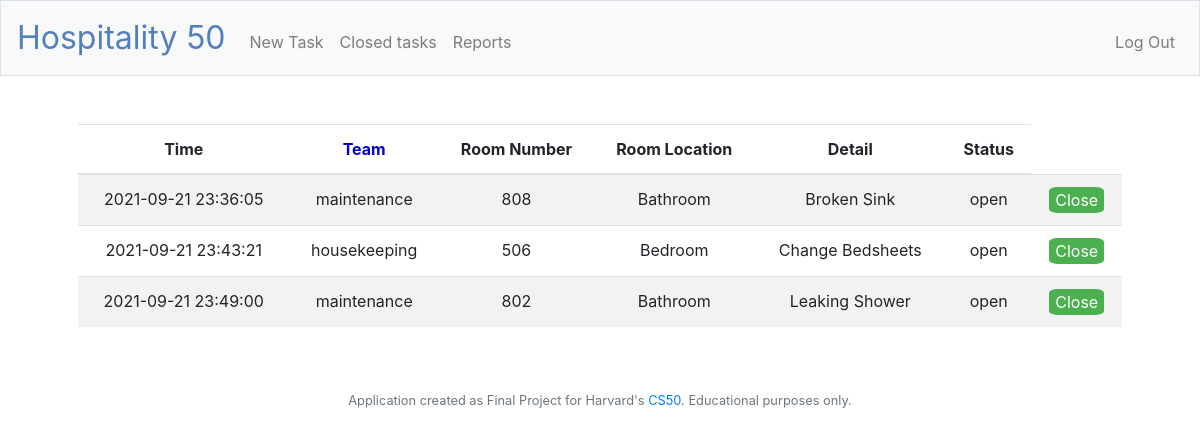
Screenshot of / (signed in) with the database file from the repository.
### tables this page shows
CREATE TABLE tasks (
id INTEGER NOT NULL PRIMARY KEY AUTOINCREMENT,
time TIMESTAMP DEFAULT CURRENT_TIMESTAMP, 
user_id INTEGER NOT NULL, 
team TEXT NOT NULL, 
room_number INTEGER NOT NULL, 
room_location TEXT NOT NULL, 
detail TEXT, 
status TEXT NOT NULL, 
FOREIGN KEY(user_id) REFERENCES users(id) );

### app.py (the view)
@app.route("/", methods=["GET", "POST"])
@login_required
def index():
    if request.method == "POST":
        task_id = request.form.get("value")
        db.execute("UPDATE tasks SET status = 'closed' WHERE id = ?", task_id)
    tasks = db.execute("SELECT id, time, team, room_number, room_location, detail, status FROM tasks WHERE status = ? ORDER BY time ASC", "open")
    return render_template("index.html", tasks=tasks)

### app.py (called while the page is built)
@app.after_request
def after_request(response):
    response.headers["Cache-Control"] = "no-cache, no-store, must-revalidate"
    response.headers["Expires"] = 0
    response.headers["Pragma"] = "no-cache"
    return response

### helpers.py (called while the page is built)
def login_required(f):
    @wraps(f)
    def decorated_function(*args, **kwargs):
        if session.get("user_id") is None:
            return redirect("/login")
        return f(*args, **kwargs)
    return decorated_function

### templates/index.html (shortened to what this page needs)
{% extends "layout.html" %}
{% block main %}
    <table class="table table-striped" id="index_table">
        <thead>
            <tr>
                <th>Time</th>
                <th onclick="sortTable(1)" class="sort">Team</th>
                <th>Room Number</th>
                <th>Room Location</th>
                <th>Detail</th>
                <th>Status</th>
            </tr>
        </thead>
       <tbody>
            {% for task in tasks %}
            <tr>
                <td>{{task.time}}</td>
                <td>{{task.team}}</td>
                <td>{{task.room_number}}</td>
                <td>{{task.room_location}}</td>
                <td>{{task.detail}}</td>
                <td>{{task.status}}</td>
                <td>
                    <form action="/" method="post">
                        <button class="button" name="{{task.id}}" type="submit" method="post">Close</button>
                    </form>
                </td>
            </tr>
            {% endfor %}
        </tbody>
    </table>
{% endblock %}

### static/styles.css (style rules this page uses)
.button { background-color: #4CAF50; border: none; color: white; padding: auto; text-align: center; text-decoration: none; display: inline-block; font-size: auto; border-radius: 15%; }
.sort { color: mediumblue; }

### rows the page displays
tasks: time "2021-09-21 23:36:05", team "maintenance", room_number "808", room_location "Bathroom", detail "Broken Sink", status "open"
tasks: time "2021-09-21 23:43:21", team "housekeeping", room_number "506", room_location "Bedroom", detail "Change Bedsheets", status "open"
tasks: time "2021-09-21 23:49:00", team "maintenance", room_number "802", room_location "Bathroom", detail "Leaking Shower", status "open"
